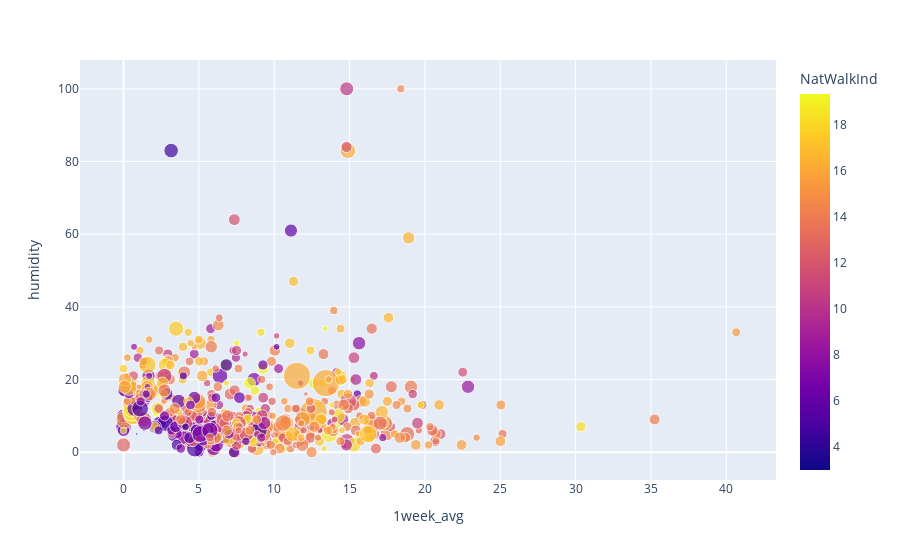

Notebook cell for this chart:
### Code cell
fig = px.scatter(df, x="1week_avg", y="humidity", color="NatWalkInd",
                 size='TotPop', hover_data=['HH'])
fig.show()

### Figure 1 — Plotly figure (JSON) as saved in the notebook; plotly's stock layout.template omitted (floating-point values rounded to 4 significant figures; data arrays with more than 128 entries replaced by an {"elided": "..."} marker saying what was removed)
{"data": [{"customdata": {"elided": "612x1 int values"}, "hovertemplate": "1week_avg=%{x}<br>humidity=%{y}<br>TotPop=%{marker.size}<br>HH=%{customdata[0]}<br>NatWalkInd=%{marker.color}<extra></extra>", "legendgroup": "", "marker": {"color": {"elided": "612 float values"}, "coloraxis": "coloraxis", "size": {"elided": "612 int values"}, "sizemode": "area", "sizeref": 28.09, "symbol": "circle"}, "mode": "markers", "name": "", "orientation": "v", "showlegend": false, "type": "scatter", "x": {"elided": "612 float values"}, "xaxis": "x", "y": {"elided": "612 int values"}, "yaxis": "y"}], "layout": {"coloraxis": {"colorbar": {"title": {"text": "NatWalkInd"}}, "colorscale": [[0, "#0d0887"], [0.1111, "#46039f"], [0.2222, "#7201a8"], [0.3333, "#9c179e"], [0.4444, "#bd3786"], [0.5556, "#d8576b"], [0.6667, "#ed7953"], [0.7778, "#fb9f3a"], [0.8889, "#fdca26"], [1, "#f0f921"]]}, "legend": {"itemsizing": "constant", "tracegroupgap": 0}, "margin": {"t": 60}, "xaxis": {"anchor": "y", "domain": [0, 1], "title": {"text": "1week_avg"}}, "yaxis": {"anchor": "x", "domain": [0, 1], "title": {"text": "humidity"}}}}
